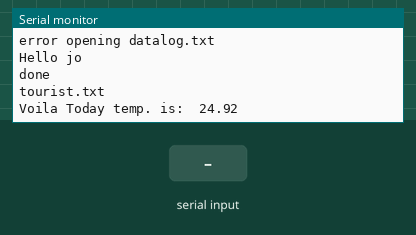
Simulated run of this sketch. Board: Arduino Uno, built with avr-gcc and run on an emulated ATmega328P. Parts: the last lines printed to the serial monitor. The inputs (shaded band) are chosen by the test bench. Storage starts empty.

Above: at 1.3 s.
1.4 s: "1" received over the second serial link
At 3.4 s:
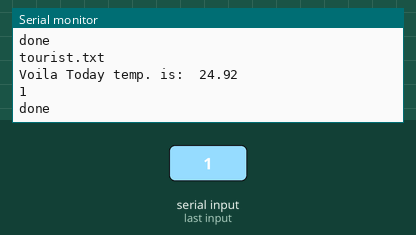
3.8 s: "0" received over the second serial link
At 5.2 s:
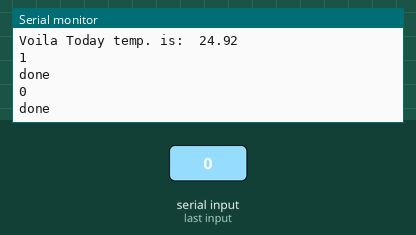
5.3 s: "2" received over the second serial link
At 7.6 s:
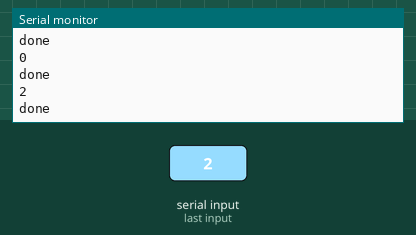

The sketch:

final_code.ino
```cpp
/*The circuit:
 * SD card attached to SPI bus as follows:
 ** MOSI - pin 11
 ** MISO - pin 12
 ** CLK - pin 13
 ** CS - pin 4


 //////////////////////////////////////////////////////
 DEFINE
 /////////////////////////////////////////////////////
 SD Card- Secure Digital Card
 MOSI- Master Out Slave In
 MISO- Master In Slave Out
 CS- Chip Select
 CLK- Clock
 SCK- Serial Clock
 ///////////////////////////////////////////////////


 a) MOSI signal is generated by Master, recipient is Slave
 b) Slaves generate MISO signals and recipient is Master
 c) SCK- SCLK signal is generated by Master to synchronize data transfers between the master and the Slave
 d) SS - (Slave Select) from Master to CS of Slave--- SS signal is generated by Master to select individuals slave devices. The CS is an active low signal


////////////////////////////////////////////////


 temperature measuring : Achieved by LM35
*/

#include <SD.h>
#include <SoftwareSerial.h>


// Include SD and SOftware Serial libraries


const int chipSelect = 4;
#define rxPin 8
#define txPin 9


// rxPin: Receiver pin for Software Serial communication
// txPin: Transmitter pin for Software Serial communication


// *** Declaration of Software Serial Port***
SoftwareSerial b(rxPin, txPin);

float tempC;
int reading;
int tempPin = 0;


// temperature measuring pin = A0 of arduino (DIGITAL_PIN)


void Write(String);
void setup()
{


  pinMode(rxPin, INPUT);
  pinMode(txPin, OUTPUT);
  analogReference(INTERNAL);


// reading temperature//


reading = analogRead(tempPin);
tempC = reading / 9.31;       // 9.31 is calibration factor


 /* temperature sensor LM35
  when see from lateral side upside

  left: vcc (+5V)
  center: vout (output voltage(in V))
  right: gnd (0V)

  here vout is (A0 pin) else, we could take any pin.
 */


 // Start Serial Port Communication at baud rate : 9600 symbols/sec
  Serial.begin(9600);

   while (!Serial) {
    ;
  }

  Serial.print("Initializing SD card...");


  // *********** Initianisation of Sofware Serial port at baud rate : 9600 symbols/sec ***************
  b.begin(9600);
  b.println("Initialisation begin");


  /* if chipSelect pin is not selcted
     SD card won't be accessible*/

  if (!SD.begin(chipSelect)) {
    Serial.println("Card failed, or not present");
    return;
  }


  Serial.println("card initialized.");

 Serial.println("Hello, I was compiled " __DATE__ );

  // Declaration of Database File
  File Mfile;
  File dataFile = SD.open("test.txt");


  ////////////////////////////////* Writing on Serial Monitor content of database file *///////////////////////////////
  if (dataFile) {

    while (dataFile.available()) {
      Serial.write(dataFile.read());

    }

    ///////////////// printing temperature on app (Writing on SoftwareSerial port)
     b.write("Voila !!  Today's Temperature is :  ");
     b.println(tempC);
    dataFile.close();
  }

  else {
    Serial.println("error opening datalog.txt");
  }

 File myFile=SD.open("test.txt");

 /* Displaying Contents of datbase on App*/

 while (myFile.available()) {

        b.write(myFile.read());


    }


 myFile.close();


Mfile = SD.open("tourist.txt", FILE_WRITE);


                        if(Mfile)
                        {
                          Serial.println("Hello jo ");

                          Mfile.close();
                          Serial.println("done");
                        }


  Mfile = SD.open("tourist.txt");
                                                if (Mfile) {
                                                  Serial.println("tourist.txt");

                                                  // read from the file until there's nothing else in it:
                                                  while (Mfile.available()) {
                                                  	Serial.write(Mfile.read());
                                                  }
                                                  // close the file:
                                                  Mfile.close();
                                                } else {
                                                	// if the file didn't open, print an error:
                                                  Serial.println("error opening tourist.txt");
                                                }


Serial.print("Voila Today temp. is:  ");
Serial.println(tempC);


//b.println(tempC);

}

void loop()
{

  /* TOURIST TRACKING
     Recieve data from app containg name of tourists : STORES IN TOURIST TRACK FILE   */

  if( b.available()){
    String incomingByte = b.readString();
    Serial.println(incomingByte);
    Write(incomingByte);

  }


}

void Write(String incomingByte)
{
File myFile;
myFile=SD.open("tourist.txt" , FILE_WRITE);
if(myFile)
                        {
                          myFile.println(incomingByte);
                          myFile.close();
                          Serial.println("done");
                        }

}
```

Measured:
- after the input at 1.4 s, the serial monitor: prints a new line after 1.0 s (image 1)
- after the input at 3.8 s, the serial monitor: prints a new line after 1.0 s (image 2)
- after the input at 5.3 s, the serial monitor: prints a new line after 1.0 s (image 3)
